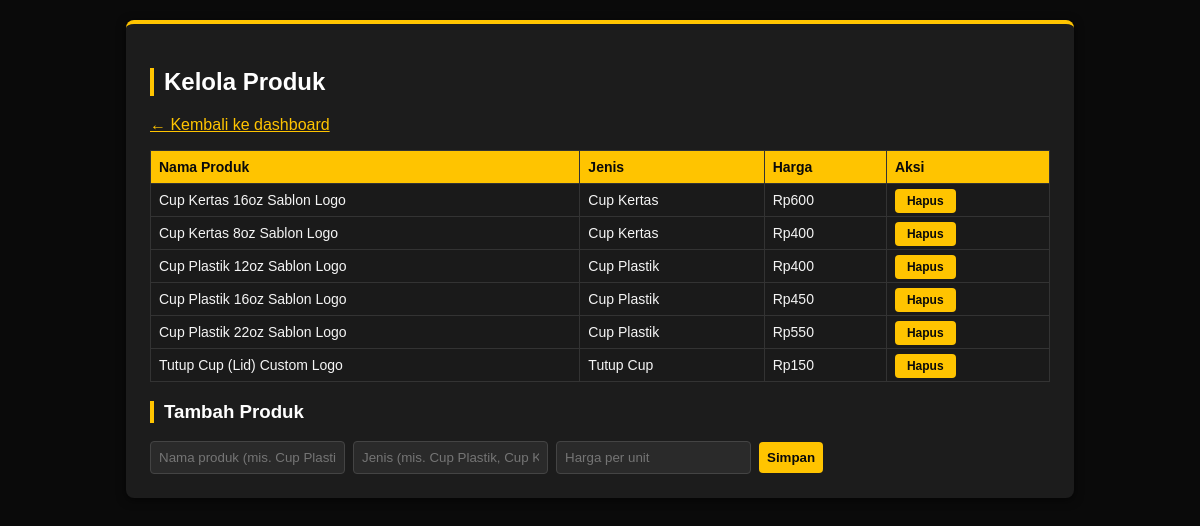
The page /produk.php (signed in) on the database its author committed.
### tables this page shows
CREATE TABLE produk (
    id_produk   INT AUTO_INCREMENT,
    nama_produk VARCHAR(100) NOT NULL,
    jenis       VARCHAR(50),
    harga       INT NOT NULL DEFAULT 0 COMMENT 'harga satuan (Rp) per pcs',
    CONSTRAINT pk_produk       PRIMARY KEY (id_produk),
    CONSTRAINT ck_produk_harga CHECK (harga >= 0)
);

### produk.php (the view, shortened to what this page needs)
<?php
require 'config/koneksi.php';
$daftar = $pdo->query("SELECT * FROM produk ORDER BY nama_produk")->fetchAll(PDO::FETCH_ASSOC);
?>
<!DOCTYPE html>
<html lang="id">
<head><meta charset="UTF-8"><title>Kelola Produk</title><link rel="stylesheet" href="style.css"></head>
<body>
<div class="container">
    <h2>Kelola Produk</h2>
    <a href="index.php">&larr; Kembali ke dashboard</a>
    <table>
        <tr><th>Nama Produk</th><th>Jenis</th><th>Harga</th><th>Aksi</th></tr>
        <?php foreach ($daftar as $d): ?>
        <tr>
            <td><?= htmlspecialchars($d['nama_produk']) ?></td>
            <td><?= htmlspecialchars($d['jenis']) ?></td>
            <td>Rp<?= number_format($d['harga'], 0, ',', '.') ?></td>
            <td><a class="btn-hapus" href="?hapus=<?= $d['id_produk'] ?>" onclick="return confirm('Yakin hapus produk ini?');">Hapus</a></td>
        </tr>
        <?php endforeach; ?>
    </table>
    <h3>Tambah Produk</h3>
    <form method="post">
        <input type="text" name="nama_produk" placeholder="Nama produk (mis. Cup Plastik 16oz Sablon)" required>
        <input type="text" name="jenis" placeholder="Jenis (mis. Cup Plastik, Cup Kertas, Tutup Cup)">
        <input type="number" name="harga" placeholder="Harga per unit" min="1" required>
        <button type="submit">Simpan</button>
    </form>
</div>
</body>
</html>

### style.css (style rules this page uses)
body { font-family: Arial, sans-serif; background: #0a0a0a; margin: 0; padding: 20px; color: #f5f5f5; }
.container { max-width: 900px; margin: 0 auto; background: #1c1c1c; padding: 24px; border-radius: 8px; box-shadow: 0 2px 10px rgba(0,0,0,0.6); border-top: 4px solid #ffc400; }
h1, h2, h3 { color: #ffffff; border-left: 4px solid #ffc400; padding-left: 10px; }
table { width: 100%; border-collapse: collapse; margin: 16px 0; }
th, td { border: 1px solid #333; padding: 8px; text-align: left; font-size: 14px; }
th { background: #ffc400; color: #0a0a0a; }
td { background: #1a1a1a; color: #f5f5f5; }
form { margin-top: 12px; display: flex; flex-wrap: wrap; gap: 8px; align-items: center; }
input, select, button { padding: 8px; border: 1px solid #444; border-radius: 4px; background: #2a2a2a; color: #f5f5f5; }
button { background: #ffc400; color: #0a0a0a; border: none; cursor: pointer; font-weight: bold; }
a { color: #ffc400; }
.btn-hapus { color: #0a0a0a; background: #ffc400; padding: 5px 12px; border-radius: 4px; text-decoration: none; font-size: 12px; font-weight: bold; }

### rows shown on the page
produk: nama_produk "Cup Kertas 16oz Sablon Logo", jenis "Cup Kertas", harga "600"
produk: nama_produk "Cup Kertas 8oz Sablon Logo", jenis "Cup Kertas", harga "400"
produk: nama_produk "Cup Plastik 12oz Sablon Logo", jenis "Cup Plastik", harga "400"
produk: nama_produk "Cup Plastik 16oz Sablon Logo", jenis "Cup Plastik", harga "450"
produk: nama_produk "Cup Plastik 22oz Sablon Logo", jenis "Cup Plastik", harga "550"
produk: nama_produk "Tutup Cup (Lid) Custom Logo", jenis "Tutup Cup", harga "150"
